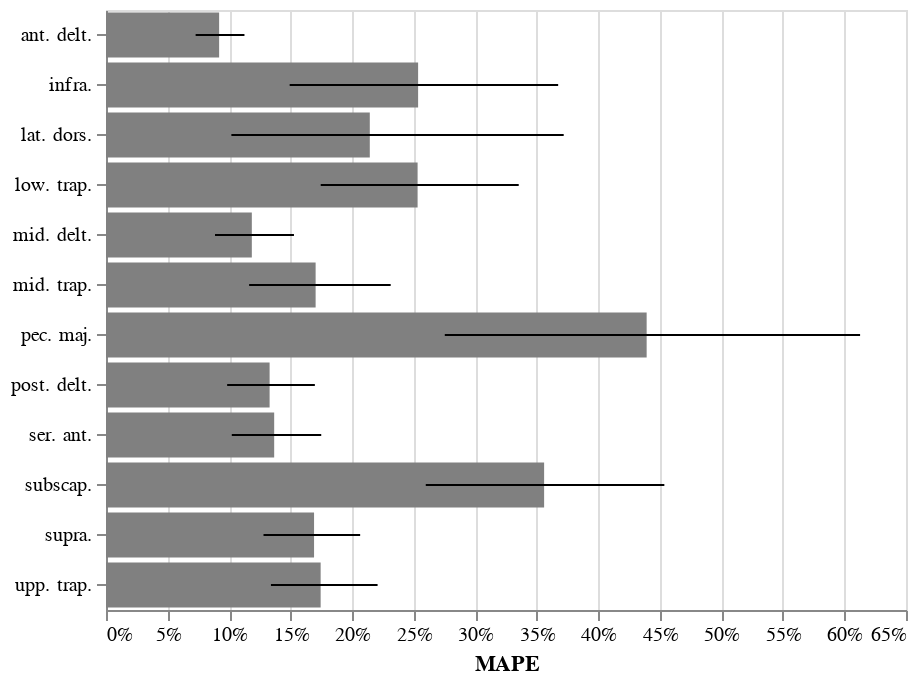

The notebook cell saved with this chart:
### Code cell
base = alt.Chart(test_eval).encode(alt.Y("muscle", title=None))

bar = base.mark_bar(color="grey").encode(
    alt.X("mean(mape)", axis=alt.Axis(format="%"), title="MAPE")
)
error = base.mark_rule().encode(alt.X("ci0(mape)"), alt.X2("ci1(mape)"))

bar + error

### Figure 1 — Vega-Lite specification as saved in the notebook (floating-point values rounded to 4 significant figures; data arrays with more than 128 entries replaced by an {"elided": "..."} marker saying what was removed)
{"$schema": "https://vega.github.io/schema/vega-lite/v2.6.0.json", "config": {"view": {"height": 300, "width": 400}}, "datasets": {"data-89de47901560825649febf65c67f62ea": {"elided": "322 records"}}, "layer": [{"data": {"name": "data-89de47901560825649febf65c67f62ea"}, "encoding": {"x": {"aggregate": "mean", "axis": {"format": "%"}, "field": "mape", "title": "MAPE", "type": "quantitative"}, "y": {"field": "muscle", "title": null, "type": "nominal"}}, "mark": {"color": "grey", "type": "bar"}}, {"data": {"name": "data-89de47901560825649febf65c67f62ea"}, "encoding": {"x": {"aggregate": "ci0", "field": "mape", "type": "quantitative"}, "x2": {"aggregate": "ci1", "field": "mape", "type": "quantitative"}, "y": {"field": "muscle", "title": null, "type": "nominal"}}, "mark": "rule"}]}
